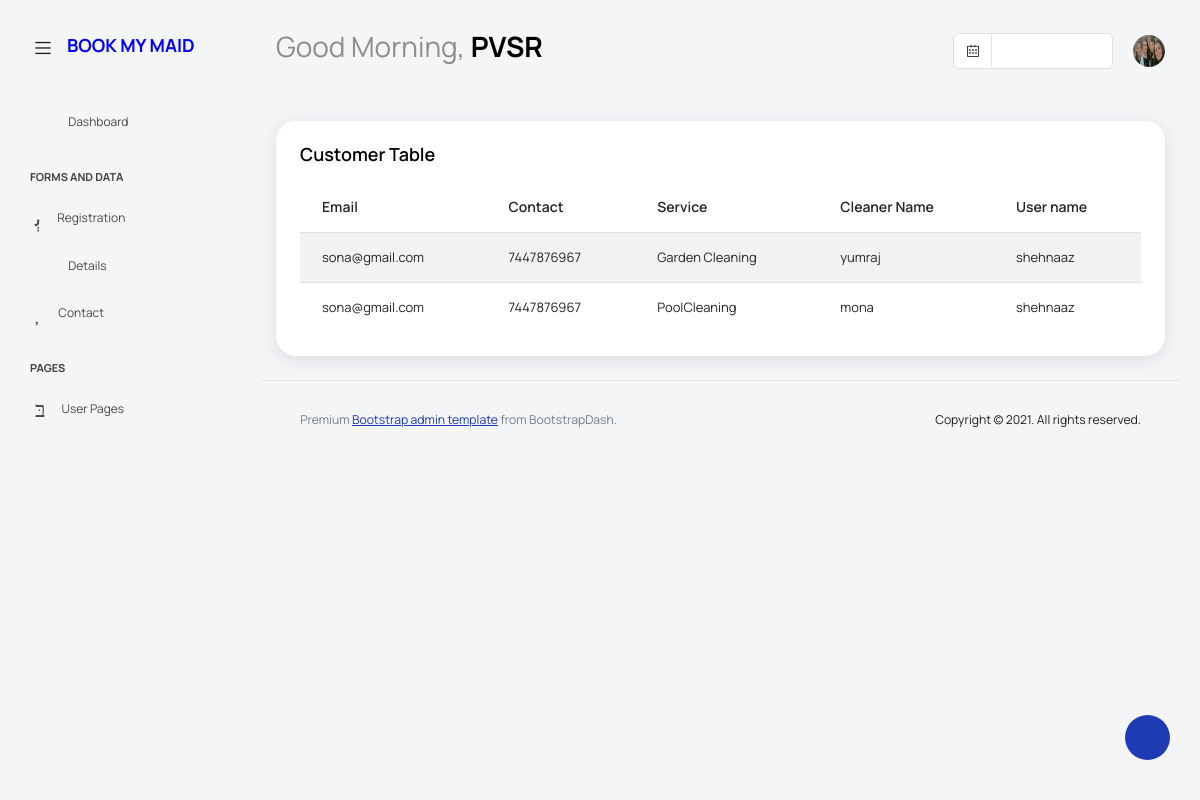
/bookmaid-login/template/pages/tables/customer_details.php (signed in), run on the app's committed database.
### tables this page shows
CREATE TABLE `booking` (
  `id` int(11) NOT NULL,
  `c_name` varchar(255) NOT NULL,
  `date` date DEFAULT NULL,
  `mob_no` bigint(20) NOT NULL,
  `service` varchar(255) NOT NULL,
  `cleaner_name` varchar(255) NOT NULL
);

CREATE TABLE `cust_regi` (
  `id` int(11) NOT NULL,
  `image` varchar(255) NOT NULL,
  `name` varchar(255) NOT NULL,
  `mob_no` bigint(250) NOT NULL,
  `address` varchar(255) NOT NULL,
  `email` varchar(255) NOT NULL,
  `user_name` varchar(255) NOT NULL,
  `pass` varchar(250) NOT NULL,
  `map` varchar(255) NOT NULL
);

### bookmaid-login/template/pages/tables/customer_details.php (the view, shortened to what this page needs)
<!DOCTYPE html>
<html lang="en">
<head>
  <link rel="stylesheet" href="../../vendors/feather/feather.css">
  <link rel="stylesheet" href="../../vendors/mdi/css/materialdesignicons.min.css">
  <link rel="stylesheet" href="../../vendors/ti-icons/css/themify-icons.css">
  <link rel="stylesheet" href="../../vendors/typicons/typicons.css">
  <link rel="stylesheet" href="../../vendors/simple-line-icons/css/simple-line-icons.css">
  <link rel="stylesheet" href="../../vendors/css/vendor.bundle.base.css">
  <link rel="stylesheet" href="../../css/vertical-layout-light/style.css">
</head>
<body>
  <div class="container-scroller">
    <nav class="navbar default-layout col-lg-12 col-12 p-0 fixed-top d-flex align-items-top flex-row">
      <div class="text-center navbar-brand-wrapper d-flex align-items-center justify-content-start">
        <div class="me-3">
          <button class="navbar-toggler navbar-toggler align-self-center" type="button" data-bs-toggle="minimize">
            <span class="icon-menu"></span>
          </button>
        </div>
        <div>
          <a class="navbar-brand brand-logo" href="../../index.php">
            <h4 class="card-title" style="color:blue"><b> <font size="+1">BOOK MY MAID</b></font></h4>
          </a>
        </div>
      </div>
      <div class="navbar-menu-wrapper d-flex align-items-top">
        <ul class="navbar-nav">
          <li class="nav-item font-weight-semibold d-none d-lg-block ms-0">
            <h1 class="welcome-text">Good Morning, <span class="text-black fw-bold">PVSR</span></h1>
          </li>
        </ul>
        <ul class="navbar-nav ms-auto">
          <li class="nav-item d-none d-lg-block">
            <div id="datepicker-popup" class="input-group date datepicker navbar-date-picker">
              <span class="input-group-addon input-group-prepend border-right">
                <span class="icon-calendar input-group-text calendar-icon"></span>
              </span>
              <input type="text" class="form-control">
            </div>
          </li>
          <li class="nav-item dropdown d-none d-lg-block user-dropdown">
            <a class="nav-link" id="UserDropdown" href="#" data-bs-toggle="dropdown" aria-expanded="false">
              <img class="img-xs rounded-circle" src="../../images/face0.jpeg" alt="Profile image"> </a>
          </li>
        </ul>
      </div>
    </nav>
    <div class="container-fluid page-body-wrapper">
      <div class="theme-setting-wrapper">
        <div id="settings-trigger"><i class="ti-settings"></i></div>
      </div>
      <nav class="sidebar sidebar-offcanvas" id="sidebar">
        <ul class="nav">
          <li class="nav-item">
            <a class="nav-link" href="../../index.php">
              <i class="mdi mdi-grid-large menu-icon"></i>
              <span class="menu-title">Dashboard</span>
            </a>
          </li>
          <li class="nav-item nav-category">Forms and Data</li>
          <li class="nav-item">
            <a class="nav-link" data-bs-toggle="collapse" href="#form-elements" aria-expanded="false" aria-controls="form-elements">
              <i class="menu-icon mdi mdi-card-text-outline"></i>
              <span class="menu-title">Registration</span>
              <i class="menu-arrow"></i>
            </a>
          </li>
          <li class="nav-item">
            <a class="nav-link" data-bs-toggle="collapse" href="#tables" aria-expanded="false" aria-controls="tables">
              <i class="menu-icon mdi mdi-table"></i>
              <span class="menu-title">Details</span>
              <i class="menu-arrow"></i>
            </a>
          </li>
          <li class="nav-item">
            <a class="nav-link" data-bs-toggle="collapse" href="#icons" aria-expanded="false" aria-controls="icons">
              <i class="menu-icon mdi mdi-account"></i>
              <span class="menu-title">Contact</span>
              <i class="menu-arrow"></i>
            </a>
          </li>
          <li class="nav-item nav-category">pages</li>
          <li class="nav-item">
            <a class="nav-link" data-bs-toggle="collapse" href="#auth" aria-expanded="false" aria-controls="auth">
              <i class="menu-icon mdi mdi-account-circle-outline"></i>
              <span class="menu-title">User Pages</span>
              <i class="menu-arrow"></i>
            </a>
          </li>
        </ul>
      </nav>
      <div class="main-panel">
        <div class="content-wrapper">
          <div class="row">
            <div class="col-lg-12 grid-margin stretch-card">
              <div class="card">
                <div class="card-body">
                  <h4 class="card-title">Customer Table</h4>
                  <div class="table-responsive">
                    <table class="table table-striped">
                      <thead>
                        <tr>
                          <th>
                            Email
                          </th>
                          <th>
                            Contact
                          </th>
                          <th>
                            Service
                          </th>
                          <th>
                            Cleaner Name
                          </th>
                          <th>
                            User name
                          </th>
                        </tr>
                      </thead>
                      <tbody>
					  <?php
	            $sql=mysql_query("SELECT booking.c_name, booking.mob_no,booking.service,booking.cleaner_name,cust_regi. user_name  from
booking JOIN cust_regi ON booking.c_name=cust_regi.email");
				 while($row=mysql_fetch_array($sql))
	{
	                      echo "<form id=vform action= method=POST>";
	                      echo"<tr>";
		                  echo "<td>" .$row['c_name'] ." </td>";
                          echo"<td class=py-1>";
                           echo $row['mob_no'];
                          echo"</td>";
                          echo"<td>";
                          echo  $row['service'];
                          echo"</td>";
                         echo" <td>";
                          echo $row['cleaner_name'];
                          echo"</td>";
                         echo" <td>";
                         echo $row['user_name'];
                        echo"  </td>";
	                  echo" </tr>";
					  echo" </form>";
					  }
						?>
                      </tbody>
                    </table>
                  </div>
                </div>
              </div>
            </div>
        <footer class="footer">
          <div class="d-sm-flex justify-content-center justify-content-sm-between">
            <span class="text-muted text-center text-sm-left d-block d-sm-inline-block">Premium <a href="https://www.bootstrapdash.com/" target="_blank">Bootstrap admin template</a> from BootstrapDash.</span>
            <span class="float-none float-sm-right d-block mt-1 mt-sm-0 text-center">Copyright © 2021. All rights reserved.</span>
          </div>
        </footer>
      </div>
    </div>
  </div>
</html>

### data on the page
booking: c_name "sona@gmail.com", mob_no "7447876967", service "Garden Cleaning", cleaner_name "yumraj", cust_regi.user_name "shehnaaz"
booking: c_name "sona@gmail.com", mob_no "7447876967", service "PoolCleaning", cleaner_name "mona", cust_regi.user_name "shehnaaz"
